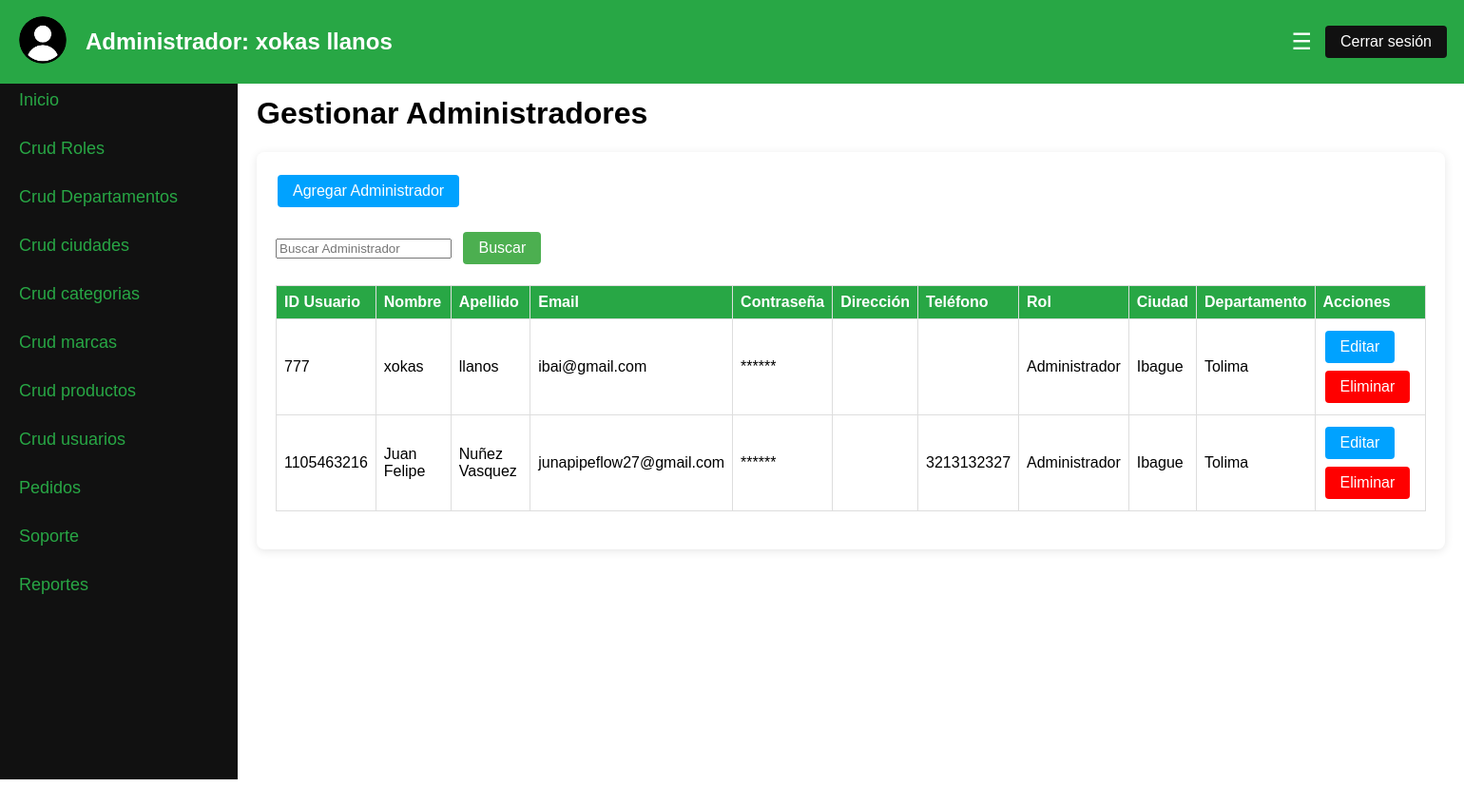
Screenshot of /Proyecto_SFT_MNS/cruds/usuarios/administradores.php (signed in) with the database file from the repository.
### tables this page shows
CREATE TABLE `usuarios` (
  `id_usuario` int(11) NOT NULL,
  `nombre_usuario` varchar(100) NOT NULL,
  `apellido_usuario` varchar(100) NOT NULL,
  `email_usuario` varchar(100) NOT NULL,
  `contraseña_usuario` varchar(100) NOT NULL,
  `direccion_usuario` varchar(255) DEFAULT NULL,
  `telefono_usuario` varchar(20) DEFAULT NULL,
  `rol_id` int(11) DEFAULT NULL,
  `ciudad_id` int(11) DEFAULT NULL,
  `departamento_id` int(11) DEFAULT NULL
);

### Proyecto_SFT_MNS/cruds/usuarios/administradores.php (the view, shortened to what this page needs)
<?php
require '../../config/database.php';
$registrosPorPagina = 6;
if (isset($_GET["pagina"])) {
    if ($_GET["pagina"] == 1) {
        header("Location: administradores.php.php");
    } else {
        $pagina = $_GET["pagina"];
    }
} else {
    $pagina = 1;
}
$inicio = ($pagina - 1) * $registrosPorPagina;
$filtro = "";
$parametros = [];
$sqlUsuarios = "
SELECT
    usuarios.id_usuario,
    usuarios.nombre_usuario,
    usuarios.apellido_usuario,
    usuarios.email_usuario,
    usuarios.contraseña_usuario,
    usuarios.direccion_usuario,
    usuarios.telefono_usuario,
    COALESCE(roles.nombre_rol, 'Sin rol') as nombre_rol,
    COALESCE(ciudades.nombre_ciudad, 'Sin ciudad') as nombre_ciudad,
    COALESCE(departamentos.nombre_departamento, 'Sin departamento') as nombre_departamento
FROM usuarios
LEFT JOIN roles ON usuarios.rol_id = roles.id_rol
LEFT JOIN ciudades ON usuarios.ciudad_id = ciudades.id_ciudad
LEFT JOIN departamentos ON usuarios.departamento_id = departamentos.id_departamento
WHERE usuarios.rol_id = 1 $filtro
LIMIT $inicio, $registrosPorPagina";
$resultadoUsuarios = $base->prepare($sqlUsuarios);
$resultadoUsuarios->execute($parametros);
$resultadoUsuarios = $resultadoUsuarios->fetchAll(PDO::FETCH_OBJ);
        ?>
<!DOCTYPE html>
<html lang="es">
<head>
    <link rel="stylesheet" href="../../css/admin_dashboard.css">
</head>
<body>
<header>
        <div class="admin-header">
            <div class="admin-logo">
                <img src="../../imagenes/usuario.png" alt="User Logo" width="50" height="50">
            </div>
            <div class="admin-name">
                <h2>Administrador: <?php echo htmlspecialchars($_SESSION['admin_nombre']) . ' ' . htmlspecialchars($_SESSION['admin_apellido']); ?></h2>
            </div>
            <button class="menu-button" onclick="toggleSidebar()">☰</button>
            <form id="logout-form" method="POST" action="../../views/cerrar_sesion.php">
                <button type="button" id="logout-button" class="buttonC">Cerrar sesión</button>
            </form>
        </div>
    </header>
    <div class="admin-container">
        <div class="sidebar" id="sidebar">
            <a href="../../views/admin_dashboard.php">Inicio</a>
            <a href="../../cruds/roles.php" onclick="showSection('roles')">Crud Roles</a>
            <a href="../../cruds/departamentos.php" onclick="showSection('departamentos')">Crud Departamentos</a>
            <a href="../../cruds/ciudades.php" onclick="showSection('ciudades')">Crud ciudades</a>
            <a href="../../cruds/categorias.php" onclick="showSection('categorias')">Crud categorias</a>
            <a href="../../cruds/marcas.php" onclick="showSection('marcas')">Crud marcas</a>
            <a href="../../cruds/productos/productos.php" onclick="showSection('productos')">Crud productos</a>
            <a href="usuarios.php" onclick="showSection('usuarios')">Crud usuarios</a>
            <a href="../../cruds/pedidos/pedidos.php" onclick="showSection('pedidos')">Pedidos</a>
            <a href="../../cruds/soporte/soporte.php" onclick="showSection('soporte')">Soporte</a>
            <a href="../../views/reportes.php" onclick="showSection('reportes')">Reportes</a>
        </div>
        <main id="main-content">
            <div id="usuarios" class="section active">
                <h1><span class="color">Gestionar Administradores</span></h1>
                <div class="crud-container">
                <a href="register_Administrador.php" class="buttonA">Agregar Administrador</a>
                <br><br>
                <form action="<?php echo htmlspecialchars($_SERVER['PHP_SELF']); ?>" method="get" autocomplete="off">
                        <input type="text" name="buscar" placeholder="Buscar Administrador" value="<?php echo isset($_GET['buscar']) ? htmlspecialchars($_GET['buscar']) : ''; ?>">
                        <button type="submit" class="button">Buscar</button>
                    </form>
                    <br>
                    <form action="<?php echo htmlspecialchars($_SERVER['PHP_SELF']); ?>" method="post" autocomplete="off">
                        <table align="center" border="" bordercolor="orange" class="crud-table">
                            <tr>
                                <th>ID Usuario</th>
                                <th>Nombre</th>
                                <th>Apellido</th>
                                <th>Email</th>
                                <th>Contraseña</th>
                                <th>Dirección</th>
                                <th>Teléfono</th>
                                <th>Rol</th>
                                <th>Ciudad</th>
                                <th>Departamento</th>
                                <th>Acciones</th>
                            </tr>
                        <tbody id="crud-table-body">
                            <?php foreach ($resultadoUsuarios as $usuario) : ?>
                                <tr>
                                <td><?php echo htmlspecialchars($usuario->id_usuario); ?></td>
                                <td><?php echo htmlspecialchars($usuario->nombre_usuario); ?></td>
                                <td><?php echo htmlspecialchars($usuario->apellido_usuario); ?></td>
                                <td><?php echo htmlspecialchars($usuario->email_usuario); ?></td>
                                <td>******</td>
                                <td><?php echo htmlspecialchars($usuario->direccion_usuario); ?></td>
                                <td><?php echo htmlspecialchars($usuario->telefono_usuario); ?></td>
                                <td><?php echo htmlspecialchars($usuario->nombre_rol); ?></td>
                                <td><?php echo htmlspecialchars($usuario->nombre_ciudad); ?></td>
                                <td><?php echo htmlspecialchars($usuario->nombre_departamento); ?></td>
                                    <td class="td_boton">
                                        <a href="editar_usuario.php?id_usuario=<?php echo htmlspecialchars($usuario->id_usuario); ?>" class="buttonA">Editar</a>
                                        <a href="clientes.php?eliminar=<?php echo htmlspecialchars($usuario->id_usuario); ?>" class="buttonE" onclick="eliminarUsuario(event, '<?php echo htmlspecialchars($usuario->id_usuario); ?>')">Eliminar</a>
                                    </td>
                                </tr>
                            <?php endforeach; ?>
                        </tbody>
                    </table>
                    </form>
                </div>
            </div>
        </main>
    </div>
</body>
</html

### Proyecto_SFT_MNS/css/admin_dashboard.css (style rules this page uses)
body { font-family: Arial, sans-serif; margin: 0; padding: 0; background-image: url('https://encrypted-tbn1.gstatic.com/images?q=tbn:ANd9GcTl8zCvfB75PyeroTWu3tACRRlS4amHP_ynZzlkOtGCr-wXX840'); display: flex; flex-direction: column; }
.admin-header { display: flex; align-items: center; justify-content: space-between; padding: 10px 20px; background-color: #28a745; color: white; position: fixed; top: 0; left: 0; width: 100%; z-index: 1000; }
.admin-logo img { border-radius: 50%; }
.admin-name { flex-grow: 1; margin-left: 20px; }
.menu-button { position: relative; left: -30px; background: none; border: none; color: white; font-size: 24px; cursor: pointer; }
.admin-container { display: flex; flex-direction: row; height: 100vh; margin-top: 60px; }
.sidebar { width: 250px; background-color: #111; overflow-x: hidden; transition: width 0.5s; position: fixed; top: 60px; left: 0; height: calc(100vh - 60px); padding-top: 20px; display: flex; flex-direction: column; }
.sidebar a { padding: 15px 20px; text-decoration: none; font-size: 18px; color: #28a745; display: block; transition: 0.3s; }
main { margin-left: 250px; padding: 20px; flex-grow: 1; transition: margin-left 0.5s; }
.crud-container { max-width: max-content; background: white; margin: auto; padding: 20px; border-radius: 8px; box-shadow: 0 2px 10px rgba(0, 0, 0, 0.1); }
.crud-table { width: 100%; border-collapse: collapse; margin-bottom: 20px; }
.crud-table th, .crud-table td { border: 1px solid #ddd; padding: 8px; text-align: left; }
.crud-table th { background-color: #28a745; color: white; }
.section { display: none; }
.section.active { display: block; }
.color { color: rgb(0, 0, 0); }
a.buttonA, input[type="submit"].buttonA { max-width: 500px; display: inline-block; padding: 8px 16px; margin: 4px 2px; border: none; border-radius: 4px; background-color: #00a2ff; color: white; text-align: center; text-decoration: none; font-size: 16px; cursor: pointer; }
.button, input[type="submit"].button { display: inline-block; padding: 8px 16px; margin: 4px 8px; border: none; border-radius: 4px; background-color: #4CAF50; color: white; text-align: center; text-decoration: none; font-size: 16px; cursor: pointer; }
a.buttonE, input[type="submit"].buttonE { max-width: 500px; display: inline-block; padding: 8px 16px; margin: 4px 2px; border: none; border-radius: 4px; background-color: #ff0000; color: white; text-align: center; text-decoration: none; font-size: 16px; cursor: pointer; }
.buttonC, input[type="submit"].buttonC { display: inline-block; position: relative; left: -30px; padding: 8px 16px; margin: 4px 8px; border: none; border-radius: 4px; background-color: #111; color: white; text-align: center; text-decoration: none; font-size: 16px; cursor: pointer; }

### rows the page displays
usuarios: id_usuario "777", nombre_usuario "xokas", apellido_usuario "llanos", email_usuario "ibai@gmail.com", nombre_rol "Administrador", nombre_ciudad "Ibague", nombre_departamento "Tolima"
usuarios: id_usuario "1105463216", nombre_usuario "Juan Felipe", apellido_usuario "Nuñez Vasquez", email_usuario "junapipeflow27@gmail.com", telefono_usuario "3213132327", nombre_rol "Administrador", nombre_ciudad "Ibague", nombre_departamento "Tolima"

### other values shown
$_SESSION['admin_nombre'] "xokas"
$_SESSION['admin_apellido'] "llanos"
